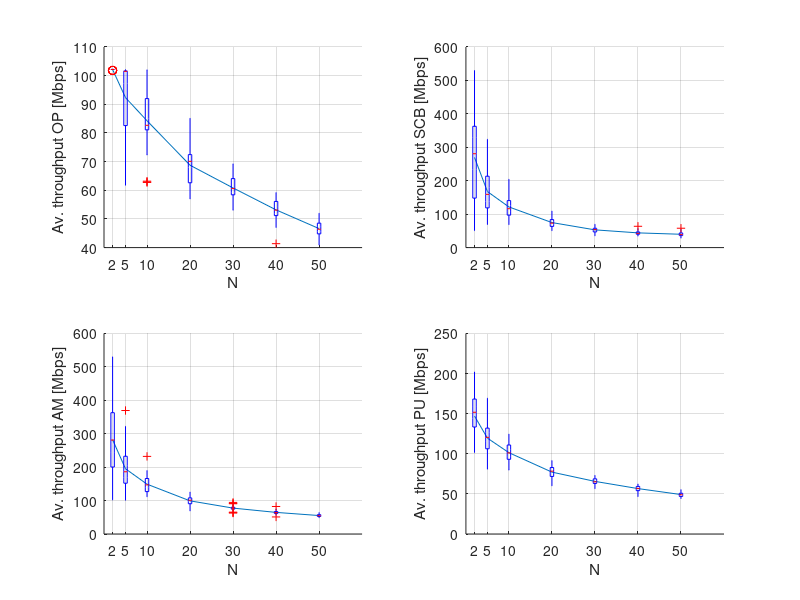

Source code (MATLAB):
% Sergio on 09 Nov 2017
% This script is for paper #3 and plots the average throughput using
% boxplot for N = 2 to 50 WLANs in a grid 100x100 m.

clc
close all
clear

%% ONLY PRIMARY

s_op_detail_n2 = [102.16
102.16
102.16
102.16
102.16
102.16
102.16
102.16
101.82
102.16
102.16
102.16
102.16
102.16
102.16
102.16
102.16
102.16
102.16
102.16
102.16
102.16
101.82
102.16
102.16
102.16
102.16
102.16
102.16
102.16
102.16
102.16
101.82
102.16
102.16
102.16
102.16
101.82
102.16
102.16
102.16
102.16
102.16
102.16
102.16
102.16
102.16
101.82
102.16
102.16];

s_op_detail_n5 = [
    84.79
101.54
101.54
82.41
101.54
101.64
101.85
101.84
102.01
84.5
101.64
101.85
101.64
81.88
82.41
81.75
101.54
92.04
101.54
101.54
82.75
101.5
101.75
83.04
102.11
82.38
61.75
101.54
64.1
82.71
83
81.75
101.54
102.01
101.85
101.64
82.54
82.66
83.11
82.48
101.35
82.5
102.01
101.78
101.54
83.01
101.54
81.61
81.68
101.64];

s_op_detail_n10 = [
    82.2
82.65
101.47
81.32
83.91
83.47
72.5
82.51
80.16
82.81
92.17
101.93
89.73
91.56
82.69
82.18
72.73
89.03
74.74
72.55
62.89
82.56
72.45
92.39
91.99
96.65
63.18
82.18
91.61
81.93
92.14
102.02
72.66
62.73
92.07
91.9
82.08
101.84
92.14
83.75
92.44
82.36
82.07
72.31
73.32
91.98
92.11
81.87
81.01
89.88];

s_op_detail_n20 = [
    72.28
59.61
71.36
70.04
60.85
85.08
74.23
63.97
66.76
79.89
68.98
79.44
75.23
60.87
57.91
68.18
61.6
72.48
59.6
79.63
76.39
71.62
73.35
72.16
73.86
71.44
57.47
67.01
58.4
60.45
67.04
77.16
70.15
66.98
57
71.99
72.31
65.72
80.36
70.96
71.99
67.78
57.3
72.14
67.63
66.24
71.68
57.04
73.39
62.17];

s_op_detail_n30 = [
65.03
65.88
59.41
60.83
59.49
53.31
61.13
55.43
62.06
57.87
67.17
67.08
58.42
57.04
60.44
56.77
64.31
63.37
64.42
59.2
53.05
55.86
64.99
58.37
58.5
64.45
65.07
58.5
62.9
60.72
65.79
58.56
59.48
59.69
62.99
61.13
57.02
62.27
61.68
59.36
59.76
54.85
58.41
61.11
57.38
66.75
66.43
69.21
56.43
61.84];

s_op_detail_n40 = [
    52.73
56.33
53.63
57.63
56.26
59.15
48.91
59.18
52.49
41.37
52.89
54.61
54.58
51.21
47.03
51.16
50.12
49.13
54.1
51.18
49.76
56.38
55.03
52.09
55.4
58.64
53.36
55.67
47.79
56.3
51.46
56.89
50.27
51.34
52.01
48.7
55.23
50.02
55.32
57.31
58.47
51.08
47.41
51.16
51.52
58.89
54.36
57.49
51.93
53.27];

s_op_detail_n50 = [
    47.09
46.67
48.23
45.86
46.36
46.32
47.95
43.34
42.22
45.17
44.77
46.46
46.62
49.92
46.94
45.67
47.21
41.8
46.98
50.83
48.63
41.48
43.02
51.71
50.44
50.57
47.95
44.03
50.36
43.75
45.05
50.76
51.74
43.12
40.93
44.91
45.94
50.92
44.24
43.83
44.13
45.82
48.99
47.91
47.21
45.65
48.99
51.96
46.21
44.85];

s_op = [102.126	92.3272	84.2564	68.7434	60.8242	53.1648 46.6302];

%% STATIC CHANNEL BONDING

s_scb_detail_n2 = [
    102.16
235.24
281.26
368.6
50.78
386.86
234.05
149.89
148.17
84.13
147.99
147.99
362.19
447.65
315.46
140.26
147.61
147.92
83.14
234.05
302.32
102.16
363.01
234.05
281.26
361.54
351.09
83.71
363.05
350.67
222.64
147.92
476.03
102.16
281.26
529.71
280.74
280.67
450.22
478.89
315.59
234.05
234.28
342.03
450.03
482.13
219.03
194.13
378.99
368.95];

s_scb_detail_n5 = [
    130.59
111.41
323.32
134.5
118.86
323.78
72.78
147
99.99
154.83
171.89
209.95
171.64
147.33
96.11
263.34
165.04
224.44
225.73
214.3
176.94
318.52
259.18
98.3
121.57
167.47
84.81
69.04
70.32
241.18
154.65
227.24
118.76
88.78
138.52
143.56
100.65
99.26
223.91
102.64
136.67
118.72
188.59
173.28
211.17
191.22
234.32
249.56
163.61
199.99];

s_scb_detail_n10 = [
    117.06
131.75
133.72
184.55
141.45
110.97
115.58
85.48
98.99
68.8
170.51
128.54
86.46
96.6
98.69
103.19
105.53
176.94
174.24
118.56
127.86
161.05
117.99
113.48
109.32
113.1
76.3
83.4
87.53
92.17
125.81
130.5
85.31
108.14
172.4
73.75
152.76
160.35
91.97
135.16
101.47
204.05
83.77
102.06
154.48
137.97
126.34
143.91
92.92
165.89];

s_scb_detail_n20 = [
    108.97
52.16
86.66
83.76
72.32
99.69
76.53
62.93
59.96
98.59
76.25
64.62
64.47
70.68
68.07
60.25
71.74
56.78
66.99
70.03
81.72
74.81
58.19
75.07
82.8
63.09
72.25
95.21
100.28
90.64
67.91
84.32
83.51
82.95
90.36
97.79
78.41
73.95
72.31
99.38
81.81
87.37
50.72
68.13
57.6
83.63
61.63
51.18
51.26
52.04];

s_scb_detail_n30 = [
    57.8
56.19
56.13
55.58
47.67
54.47
44.97
63.02
45.44
56.88
53.62
61.74
58.48
65.25
57.72
42.88
67.29
69.48
60.2
46.8
52.25
43.1
63.27
53.46
47.68
46.64
44.27
58.54
54.03
50.9
57.34
50.52
51.31
54.18
63.13
54.58
61.41
57.86
52.75
41.23
43.09
47.34
57.59
45.84
48.83
35.37
46.58
57.55
36.97
53.29];

s_scb_detail_n40 = [
    40.88
39.57
52.49
42.13
46.27
52.31
42.52
35.39
42.57
39.72
35.11
37.59
56.81
53.57
45.75
41.57
41.7
55.02
63.72
43.57
39.84
53.02
50.84
45.22
41.17
42.44
39.48
41.06
41.53
46.19
46.16
45.01
40.54
35.3
41.5
45.4
37.43
47.89
41.25
43.87
46.89
46.55
38.23
51.72
35.24
42.82
34.52
49.04
47.49
35.04];

s_scb_detail_n50 = [
    43.11
45.08
49.48
40.99
54.26
48.58
34.02
38.54
35.63
29.83
36.56
35.21
41.79
57.91
37.78
34.94
39.28
36.19
28.42
45.32
38.07
34.94
42.35
46.75
30.37
39.51
38.69
33.34
48.35
32.25
42.59
37.4
45.62
38
38.77
43.97
35.89
37.31
44.43
40.06
31.4
38.86
45.42
44.8
41.96
33.1
35.88
41.28
35.91
42.43];

s_scb = [269.5542	167.5852	121.5764	74.8354	53.0502	44.0188 39.8524];

%% ALWAYS NAX
s_am_detail_n2 = [
    102.16
235.24
281.26
368.6
102.26
386.86
234.05
149.89
148.17
102.89
147.99
147.99
362.19
447.65
315.46
265.57
147.61
147.92
219.71
234.05
302.32
102.16
363.01
234.05
281.26
361.54
351.09
235.81
363.05
357.68
351.49
147.92
476.03
102.16
281.26
529.71
280.74
280.67
450.22
478.89
315.59
234.05
234.28
342.03
450.03
482.13
219.03
194.13
378.99
368.95];

s_am_detail_n5 = [
    150.94
139.24
321.95
143.12
138.75
318.3
120.39
211.57
139.37
154.83
209.86
209.95
245.68
187.08
145.46
263.34
185.2
190.07
263.79
257.52
182.35
369.35
259.18
135.51
160.44
190.03
168.67
261.81
128.34
241.18
214.46
227.24
157.04
138.27
176.39
203.09
161.05
101.03
220.68
122.23
156.56
132.1
194.57
162.98
211.17
172.82
234.32
249.56
178.82
245.44];

s_am_detail_n10 = [
    134.47
159.44
157.06
155.16
189.58
144.7
167.83
124.82
139.48
112.62
166.07
155.99
113.52
155.82
117.59
113.47
121.42
186.38
184.57
119.99
138.85
126.63
144.66
128.43
152.66
145.05
134.68
115.53
160.04
135.25
178.45
165.73
135.2
170.29
168.97
119.04
163.2
183.71
125.14
162.75
127.27
232.12
148.82
111.55
188.44
157.41
139.7
170.37
115.43
186.35];

s_am_detail_n20 = [
    108.2
90.14
119.55
105.56
91.78
111.8
102.91
78.94
95.31
104.67
98.33
109.18
83.1
93.87
92.67
74.93
96.7
87.63
71.71
101.22
102.47
98.26
100.88
97.61
112.39
112.47
80.73
125.27
101.46
118.11
105.55
97.74
101.61
107.13
106.69
118.29
108.49
87.68
103.56
112.1
87.76
106.4
76.41
109.5
122.78
88.75
100.38
69.17
93.86
85.67];

s_am_detail_n30 = [
    77.41
85.84
79.51
79.27
74.57
65.37
80.03
71.18
71.72
77.4
75.03
87.09
77.83
80.35
69.84
77.86
77.69
94.48
85.13
71.02
80.07
74.37
83.8
72.37
78.22
79.03
74.87
78.19
79.07
79.57
77.15
91.53
75.81
75.1
84.83
68.79
73.02
81.54
82.59
71.63
77.85
70.28
74.68
63.74
77.3
78.4
90.5
76.43
62.82
81.73];

s_am_detail_n40 = [
    62.77
62
74.1
64.11
63.46
68.51
60.57
66.8
66.57
58.34
66.15
58.45
67.16
68.43
59.74
66.92
64.59
60.46
82.3
56.14
51.03
71.31
67.45
63.06
66.38
67.18
61.19
70.89
60.09
64.13
65.02
64.8
61.86
61.11
65.19
65.38
68.56
60.26
64.94
63.43
71.64
61.87
61.32
57.8
63.27
63.05
63.09
71.19
74.78
62.43];

s_am_detail_n50 = [
    56.12
52.63
61.31
51.23
59.1
53.16
54.5
49.08
54.35
57.41
54.38
54.82
58.56
63.21
56.25
51.17
52.61
48.93
55.38
63.97
54.58
51.78
48.79
61.65
57.91
57.59
52.75
52.35
55.74
51.54
54.64
60.37
59.24
51.86
54.31
51.7
56.31
60.34
51.02
52.08
50.17
56.58
54.84
56.79
53.24
58.68
57.81
61.43
52.76
53.63];

s_am = [281.9558	195.0618	149.034	99.1474	77.478	64.6254 55.213]; 


%% PROB. UNIFORM

s_pu_detail_n2 = [
    102.28
134.98
152.16
168.19
101.57
170.63
135.69
102.22
117.43
102.16
117.35
117.35
154.08
183.9
151.14
151.35
117.56
116.76
134.57
135.09
169.94
102.28
166.91
135.69
152.16
165.2
168.1
136.93
167.04
150.99
169.5
116.76
188.26
102.28
152.16
201.89
152.06
152.06
186.26
187.07
153.6
135.69
136.22
153.1
186.49
187.16
134.09
133.09
169.17
171.65];

s_pu_detail_n5 = [
    105.27
115.22
138.66
101.51
113.96
155.93
108.27
135.36
115.32
103.38
134.36
122.21
141.49
109.07
89.42
124.52
127.24
113.08
147.68
152.79
109.94
169.21
141.92
101.93
125.23
112.31
88.95
141.95
80.82
122.88
121.66
109.84
120.74
114.79
126.22
128.44
104.85
89.59
115.58
88.63
120.37
98.64
132.7
120.55
134.69
105.51
129.68
127.01
98.14
135.89];

s_pu_detail_n10 = [
    92.03
99.56
120.84
103.05
111.93
100.92
98.28
95.78
100.63
90.57
111.08
117.6
96.98
111.33
91.29
93.07
89.88
116.24
101.21
86.4
83.06
85.94
89.16
101.59
111.18
110.44
79.68
93.94
101.15
97.56
114.22
121.54
88.23
87.74
110.28
99.07
99.19
124.39
101.6
106.31
103.49
122.71
94.89
81.87
103.03
111.89
102.95
104.6
93.2
113.27];

s_pu_detail_n20 = [
    82.97
68.35
85.6
80.53
69.35
91.42
82.26
67.94
72.9
87.07
78.22
89.86
79.27
72.56
65.24
70.74
71.64
76.89
62.46
86.44
83.23
78.42
81.63
80.58
85.69
84.62
64.28
80.3
68.98
74.44
78.64
82.48
78.14
76.86
65.11
84.59
84.27
72.09
87.99
82.22
76.84
76.87
61.51
83.64
78.18
73.5
80.52
60.13
79.47
68.83];

s_pu_detail_n30 = [
    68.4
71.89
64.88
66.85
62.34
56.57
67
59.49
65.27
61.75
69.65
72.95
64.11
63.86
64.38
63.61
67.7
71.17
69.73
63.23
59.19
59.86
70.34
62.58
63.06
68.84
67.38
64.4
67.45
65.79
69.19
66.91
64.88
64.32
70.12
63.71
62.17
68.96
67.94
62.99
65.16
60.58
63.66
61.91
62.86
70.28
72.44
71.25
58.3
67.23];

s_pu_detail_n40 = [
    55.71
58.26
60.25
59.42
57.88
62.28
52.26
61.99
56.84
46.69
57.12
56.19
59.07
56.75
50.62
53.96
54.28
52.92
61.38
52.15
50.02
59.29
58.81
56.02
59.13
61.33
55.63
60.84
51.99
59.49
54.73
59.49
54.24
53.55
56.89
53
59.02
53.36
58.85
59.21
60.93
54.57
50.66
53.33
55.26
60.41
56.76
61.63
59.31
56.33];

s_pu_detail_n50 = [
    49.6
48.58
50.89
47.92
48.67
48.45
50.15
45.12
45.98
48.96
47.5
48.42
49.82
53.26
50.11
47.76
48.24
45.68
49.85
54.97
50.17
44.24
44.88
54.49
52.63
52.91
49.68
46.25
51.63
46.32
47.43
52.99
53.67
46.13
45.86
46.77
49.24
53.77
45.94
46.33
46.21
48.94
51.17
50.42
48.77
49.44
51.45
55.21
48.12
47.02];

s_pu = [147.0052	119.468	101.3368	77.1152	65.5716	56.602 49.1602];


%% BOXPLOT
n = [2 5 10 20 30 40 50];

figure 
% OP
subplot(2,2,1)
hold on
plot(n, s_op)
boxplot([s_op_detail_n2,s_op_detail_n5, s_op_detail_n10,...
    s_op_detail_n20, s_op_detail_n30, s_op_detail_n40, s_op_detail_n50],'positions',n,...
    'Labels',{'2','5','10','20','30','40','50'})
xlabel('N')
ylabel('Av. throughput OP [Mbps]')
grid on

% SCB
subplot(2,2,2)
hold on
plot(n, s_scb)
boxplot([s_scb_detail_n2,s_scb_detail_n5, s_scb_detail_n10,...
    s_scb_detail_n20, s_scb_detail_n30, s_scb_detail_n40, s_scb_detail_n50],'positions',n,...
    'Labels',{'2','5','10','20','30','40','50'})
xlabel('N')
ylabel('Av. throughput SCB [Mbps]')
grid on

% AM
subplot(2,2,3)
hold on
plot(n, s_am)
boxplot([s_am_detail_n2,s_am_detail_n5, s_am_detail_n10,...
    s_am_detail_n20, s_am_detail_n30, s_am_detail_n40, s_am_detail_n50],'positions',n,...
    'Labels',{'2','5','10','20','30','40','50'})
xlabel('N')
ylabel('Av. throughput AM [Mbps]')
grid on

% PU
subplot(2,2,4)
hold on
plot(n, s_pu)
boxplot([s_pu_detail_n2,s_pu_detail_n5, s_pu_detail_n10,...
    s_pu_detail_n20, s_pu_detail_n30, s_pu_detail_n40, s_pu_detail_n50],'positions',n,...
    'Labels',{'2','5','10','20','30','40','50'})
xlabel('N')
ylabel('Av. throughput PU [Mbps]')
grid on


